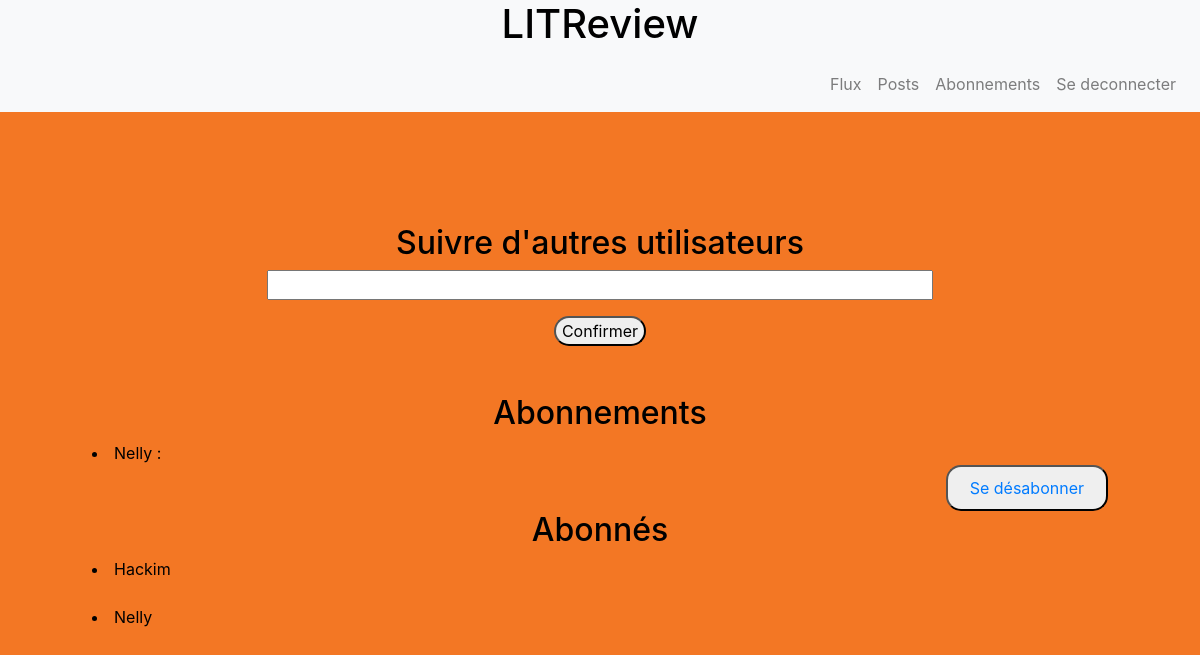
/follow-users/ (signed in), run on the app's committed database.
### authentication/models.py (models this page shows)
class UserFollow(models.Model):
    user = models.ForeignKey(
        to=settings.AUTH_USER_MODEL, on_delete=models.CASCADE, related_name="following"
    )
    followed_user = models.ForeignKey(
        to=settings.AUTH_USER_MODEL,
        on_delete=models.CASCADE,
        related_name="followed_by",
    )
    class Meta:
        unique_together = (
            "user",
            "followed_user",
        )

class User(AbstractUser):
    ...

### flux/views.py (the view, shortened to what this page needs)
# urls.py: path('follow-users/', flux_views.user_follow, name='follow-users'),
@login_required()
def user_follow(request):
    user_form = forms.UserFollowsForm()
    following = UserFollow.objects.filter(user=request.user)
    followed_by = UserFollow.objects.filter(followed_user=request.user)
    if len(following) == 0 or len(followed_by) == 0:
        message = "On dirait qu'il n'y a personne ..."
    else:
        message = None
    context = {
        "following": following,
        "followed_by": followed_by,
        "form": user_form,
        "message": message
    }
    return render(
        request,
        "flux/follow_users_form.html",
        context=context,
    )

### flux/forms.py
class UserFollowsForm(forms.Form):
    username_follow = forms.CharField(
        label="", max_length=60, widget=forms.TextInput(attrs={"size": "60"})
    )

### flux/templates/flux/follow_users_form.html (shortened to what this page needs)
{% extends 'base.html' %}
{% block content %}
<div class="jumbotron bg-transparent">
    <h2>Suivre d'autres utilisateurs</h2>
    <form method="post">
        {{ form.as_p }}
        <button type="submit" >Confirmer</button>
    </form>
    <br>
    <br>
    <div class="container">
        <h2>Abonnements</h2>
        {% for user in following %}
        <li>{{ user.followed_user.username }} :</li>
        <div class="following">
            <button>
                <a class="nav-link" href="{% url 'delete-user-follow' user.followed_user.id %} " >Se désabonner</a>
            </button>
        </div>
        {% endfor %}
        <h2>Abonnés</h2>
        <div class="follower">
            {% for user in followed_by %}
                <li>{{user.user.username}}</li>
            <br>
            {% endfor %}
        </div>
        <br>
    </div>
</div>
{% endblock content %}

### static/styles.css (style rules this page uses)
body { background: #f37724; color: black; height: 50%; }
input, h2, h1 { text-align: center; }
button { border-radius: 15px; }
.delete_form, form { display: -webkit-box; display: -ms-flexbox; display: flex; -webkit-box-orient: vertical; -webkit-box-direction: normal; -ms-flex-direction: column; flex-direction: column; -webkit-box-align: center; -ms-flex-align: center; align-items: center; -webkit-box-pack: none; -ms-flex-pack: none; justify-content: none; }
.following { display: -webkit-box; display: -ms-flexbox; display: flex; -webkit-box-orient: vertical; -webkit-box-direction: normal; -ms-flex-direction: column; flex-direction: column; -webkit-box-align: end; -ms-flex-align: end; align-items: flex-end; -webkit-box-pack: justify; -ms-flex-pack: justify; justify-content: space-between; width: 100%; }

### data on the page
UserFollow: followed_user.username "Nelly"
UserFollow: user.username "Hackim"
UserFollow: user.username "Nelly"
